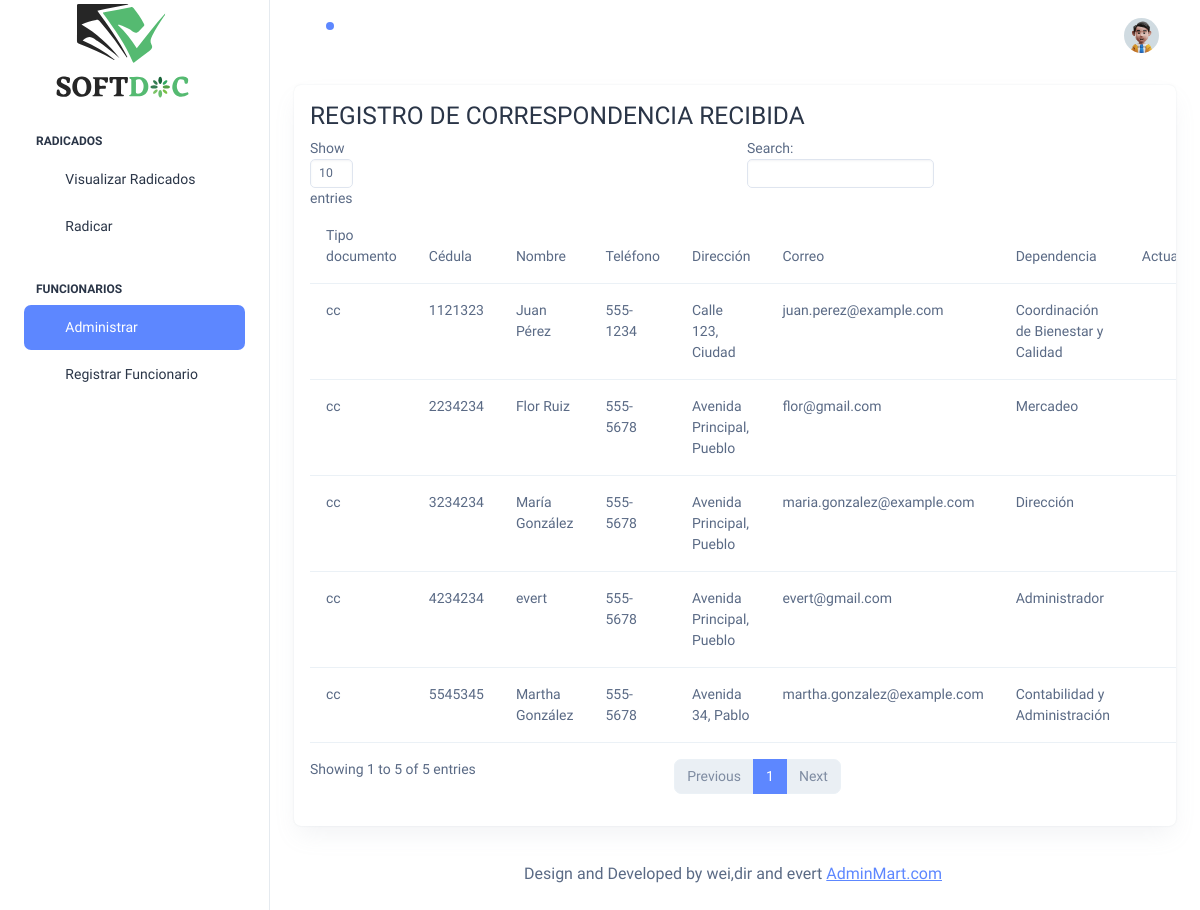
The app's page /app/html/funcionario.php (signed in) with its own data.
### tables this page shows
CREATE TABLE funcionario(
    tipo_documento varchar(10) not null,
    cedula int primary key not null,
    nombre_funcionario varchar(45) not null,
    correo varchar(100) not null,
    contrasena varchar(50) not null,
    telefono varchar(35) not null,
    direccion varchar(80) not null,
    id_dependencia varchar(10),
    foreign key(id_dependencia) references dependencia(id_dependencia)
);

CREATE TABLE dependencia(
    id_dependencia varchar(10) primary key,
    nombre_dependencia varchar(45),
    telefono varchar(50)
);

### app/html/funcionario.php (the view, shortened to what this page needs)
<?php
include_once('../config/conexion.php');
$query = "SELECT * FROM funcionario";
$resultado = $conexion->query($query);
?>
<!doctype html>
<html lang="en">
<head>
    <?php include('modulos/head.php') ?>
</head>
<body>
    <div class="page-wrapper" id="main-wrapper" data-layout="vertical" data-navbarbg="skin6" data-sidebartype="full" data-sidebar-position="fixed" data-header-position="fixed">
        <aside class="left-sidebar">
            <?php include('modulos/sidebar.php') ?>
        </aside>
        <div class="body-wrapper">
            <?php include('modulos/header.php') ?>
            <div class="container-fluid">
                <div class="col-lg-12">
                    <div class="card mb-4">
                        <div class="table-responsive p-3">
                            <h3 class="text-left">REGISTRO DE CORRESPONDENCIA RECIBIDA</h3>
                            <table class="table align-items-center table-flush" id="dataTable">
                                <thead>
                                    <td>Tipo documento</td>
                                    <td>Cédula</td>
                                    <td>Nombre</td>
                                    <td>Teléfono</td>
                                    <td>Dirección</td>
                                    <td>Correo</td>
                                    <td>Dependencia</td>
                                    <td>Actualizar</td>
                                </thead>
                                <tbody>
                                    <?php
                                    if ($resultado->num_rows > 0) {
                                        while ($fila = $resultado->fetch_assoc()) {
                                            echo "<tr>";
                                            echo "<td>" . $fila["tipo_documento"] . "</td>";
                                            echo "<td>" . $fila["cedula"] . "</td>";
                                            echo "<td>" . $fila["nombre_funcionario"] . "</td>";
                                            echo "<td>" . $fila["telefono"] . "</td>";
                                            echo "<td>" . $fila["direccion"] . "</td>";
                                            echo "<td>" . $fila["correo"] . "</td>";
                                            echo "<td>" . obtenerDependenciaPorCodigo($conexion,$fila['id_dependencia']). "</td>";
                                            echo "<td><a href='../config/op_actualizar_funcionario.php'><i class='ti ti-edit'></i></a></td>";
                                            echo "</tr>";
                                        }
                                    }
                                    ?>
                                </tbody>
                            </table>
                        </div>
                    </div>
                </div>
                <div class="py-6 px-6 text-center">
                    <p class="mb-0 fs-4">Design and Developed by wei,dir and evert <a href="https://adminmart.com/" target="_blank" class="pe-1 text-primary text-decoration-underline">AdminMart.com</a></p>
                </div>
            </div>
        </div>
    </div>
</body>
<?php
function obtenerDependenciaPorCodigo($conexion, $ID)
{
    $query = "SELECT * FROM dependencia WHERE id_dependencia = '$ID'";
    $resultado = $conexion->query($query);
    if ($resultado->num_rows > 0) {
        $fila = $resultado->fetch_assoc();
        return $fila["nombre_dependencia"];
    } else {
        return "No se encontró ninguna dependencia con el código especificado.";
    }
}
?>
</html>

### app/html/modulos/head.php (shortened to what this page needs)
<link rel="stylesheet" href="../assets/css/styles.min.css" />

### app/html/modulos/sidebar.php (shortened to what this page needs)
<div>
    <div class="brand-logo d-flex align-items-center justify-content-between">
        <a href="radicado.php" class="text-nowrap logo-img">
            <img src="../assets/images/logos/logoSoftDoc.svg" width="180" alt="" />
        </a>
    </div>
    <nav class="sidebar-nav scroll-sidebar" data-simplebar="">
        <ul id="sidebarnav">
            <li class="nav-small-cap">
                <span class="hide-menu">RADICADOS</span>
            </li>
            <li class="sidebar-item">
                <a class="sidebar-link" href="radicado.php" aria-expanded="false">
                    <span>
                        <i class="ti ti-article"></i>
                    </span>
                    <span class="hide-menu">Visualizar Radicados</span>
                </a>
            </li>
            <li class="sidebar-item">
                <a class="sidebar-link" href="crear_radicado.php" aria-expanded="false">
                    <span>
                        <i class="ti ti-alert-circle"></i>
                    </span>
                    <span class="hide-menu">Radicar</span>
                </a>
            </li>
            <li class="nav-small-cap">
                <span class="hide-menu">FUNCIONARIOS</span>
            </li>
            <li class="sidebar-item">
                <a class="sidebar-link" href="funcionario.php" aria-expanded="false">
                    <span>
                        <i class="ti ti-login"></i>
                    </span>
                    <span class="hide-menu">Administrar</span>
                </a>
            </li>
            <li class="sidebar-item">
                <a class="sidebar-link" href="crear_funcionario.php" aria-expanded="false">
                    <span>
                        <i class="ti ti-user-plus"></i>
                    </span>
                    <span class="hide-menu">Registrar Funcionario</span>
                </a>
            </li>
        </ul>
    </nav>
</div>

### app/html/modulos/header.php (shortened to what this page needs)
<header class="app-header">
    <nav class="navbar navbar-expand-lg navbar-light">
        <ul class="navbar-nav">
            <li class="nav-item">
                <a class="nav-link nav-icon-hover" href="javascript:void(0)">
                    <i class="ti ti-bell-ringing"></i>
                    <div class="notification bg-primary rounded-circle"></div>
                </a>
            </li>
        </ul>
        <div class="navbar-collapse justify-content-end px-0" id="navbarNav">
            <ul class="navbar-nav flex-row ms-auto align-items-center justify-content-end">
                <li class="nav-item dropdown">
                    <a class="nav-link nav-icon-hover" href="javascript:void(0)" id="drop2" data-bs-toggle="dropdown" aria-expanded="false">
                        <img src="../assets/images/profile/user-1.jpg" alt="" width="35" height="35" class="rounded-circle">
                    </a>
                </li>
            </ul>
        </div>
    </nav>
</header>

### records on screen
funcionario: tipo_documento "cc", cedula "1121323", nombre_funcionario "Juan Pérez", telefono "555-1234", direccion "Calle 123, Ciudad", correo "juan.perez@example.com", id_dependencia.nombre_dependencia "Coordinación de Bienestar y Calidad"
funcionario: tipo_documento "cc", cedula "2234234", nombre_funcionario "Flor Ruiz", telefono "555-5678", direccion "Avenida Principal, Pueblo", correo "flor@gmail.com", id_dependencia.nombre_dependencia "Mercadeo"
funcionario: tipo_documento "cc", cedula "3234234", nombre_funcionario "María González", telefono "555-5678", direccion "Avenida Principal, Pueblo", correo "maria.gonzalez@example.com", id_dependencia.nombre_dependencia "Dirección"
funcionario: tipo_documento "cc", cedula "4234234", nombre_funcionario "evert", telefono "555-5678", direccion "Avenida Principal, Pueblo", correo "evert@gmail.com", id_dependencia.nombre_dependencia "Administrador"
funcionario: tipo_documento "cc", cedula "5545345", nombre_funcionario "Martha González", telefono "555-5678", direccion "Avenida 34, Pablo", correo "martha.gonzalez@example.com", id_dependencia.nombre_dependencia "Contabilidad y Administración"
